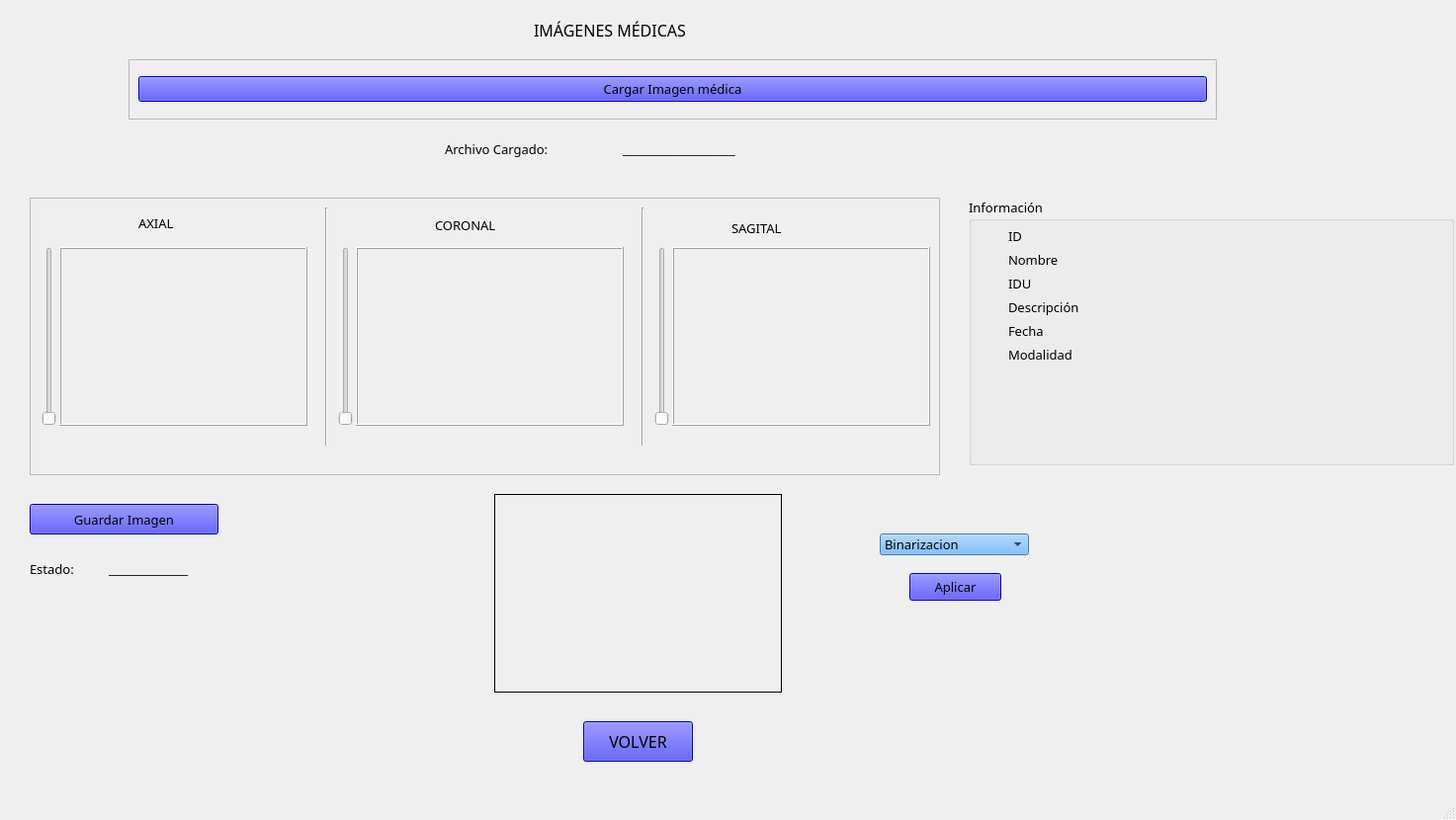
<?xml version="1.0" encoding="UTF-8"?>
<ui version="4.0">
 <class>Imagenes_mdicas</class>
 <widget class="QMainWindow" name="Imagenes_mdicas">
  <property name="geometry">
   <rect>
    <x>0</x>
    <y>0</y>
    <width>1473</width>
    <height>830</height>
   </rect>
  </property>
  <property name="windowTitle">
   <string>MainWindow</string>
  </property>
  <widget class="QWidget" name="centralwidget">
   <widget class="QFrame" name="frameCargar">
    <property name="geometry">
     <rect>
      <x>130</x>
      <y>60</y>
      <width>1101</width>
      <height>61</height>
     </rect>
    </property>
    <property name="frameShape">
     <enum>QFrame::StyledPanel</enum>
    </property>
    <property name="frameShadow">
     <enum>QFrame::Raised</enum>
    </property>
    <layout class="QHBoxLayout" name="horizontalLayout">
     <item>
      <widget class="QPushButton" name="btnCargarImagenMedica">
       <property name="font">
        <font>
         <family>Copperplate Gothic Bold</family>
         <pointsize>10</pointsize>
        </font>
       </property>
       <property name="styleSheet">
        <string notr="true">background-color: rgb(0, 0, 255);</string>
       </property>
       <property name="text">
        <string>Cargar Imagen médica</string>
       </property>
      </widget>
     </item>
    </layout>
   </widget>
   <widget class="QFrame" name="frameCortes">
    <property name="geometry">
     <rect>
      <x>30</x>
      <y>200</y>
      <width>921</width>
      <height>281</height>
     </rect>
    </property>
    <property name="frameShape">
     <enum>QFrame::StyledPanel</enum>
    </property>
    <property name="frameShadow">
     <enum>QFrame::Raised</enum>
    </property>
    <widget class="Line" name="line1">
     <property name="geometry">
      <rect>
       <x>290</x>
       <y>10</y>
       <width>20</width>
       <height>241</height>
      </rect>
     </property>
     <property name="orientation">
      <enum>Qt::Vertical</enum>
     </property>
    </widget>
    <widget class="Line" name="line2">
     <property name="geometry">
      <rect>
       <x>610</x>
       <y>10</y>
       <width>20</width>
       <height>241</height>
      </rect>
     </property>
     <property name="orientation">
      <enum>Qt::Vertical</enum>
     </property>
    </widget>
    <widget class="QLabel" name="labelAXIAL">
     <property name="geometry">
      <rect>
       <x>110</x>
       <y>10</y>
       <width>81</width>
       <height>31</height>
      </rect>
     </property>
     <property name="font">
      <font>
       <family>Copperplate Gothic Bold</family>
       <pointsize>10</pointsize>
      </font>
     </property>
     <property name="text">
      <string>AXIAL</string>
     </property>
    </widget>
    <widget class="QLabel" name="labelCORONAL">
     <property name="geometry">
      <rect>
       <x>410</x>
       <y>20</y>
       <width>101</width>
       <height>16</height>
      </rect>
     </property>
     <property name="font">
      <font>
       <family>Copperplate Gothic Bold</family>
       <pointsize>10</pointsize>
      </font>
     </property>
     <property name="text">
      <string>CORONAL</string>
     </property>
    </widget>
    <widget class="QLabel" name="labelSAGITAL">
     <property name="geometry">
      <rect>
       <x>710</x>
       <y>20</y>
       <width>111</width>
       <height>21</height>
      </rect>
     </property>
     <property name="font">
      <font>
       <family>Copperplate Gothic Bold</family>
       <pointsize>10</pointsize>
      </font>
     </property>
     <property name="text">
      <string>SAGITAL</string>
     </property>
    </widget>
    <widget class="QSlider" name="Slideraxial">
     <property name="geometry">
      <rect>
       <x>10</x>
       <y>50</y>
       <width>20</width>
       <height>181</height>
      </rect>
     </property>
     <property name="orientation">
      <enum>Qt::Vertical</enum>
     </property>
    </widget>
    <widget class="QSlider" name="Slidercoronal">
     <property name="geometry">
      <rect>
       <x>310</x>
       <y>50</y>
       <width>20</width>
       <height>181</height>
      </rect>
     </property>
     <property name="orientation">
      <enum>Qt::Vertical</enum>
     </property>
    </widget>
    <widget class="QSlider" name="Slidersagital">
     <property name="geometry">
      <rect>
       <x>630</x>
       <y>50</y>
       <width>20</width>
       <height>181</height>
      </rect>
     </property>
     <property name="orientation">
      <enum>Qt::Vertical</enum>
     </property>
    </widget>
    <widget class="QFrame" name="frameAxial">
     <property name="geometry">
      <rect>
       <x>30</x>
       <y>50</y>
       <width>251</width>
       <height>181</height>
      </rect>
     </property>
     <property name="styleSheet">
      <string notr="true">border-color: qlineargradient(spread:pad, x1:0, y1:0, x2:1, y2:0, stop:0 rgba(0, 0, 0, 255), stop:1 rgba(255, 255, 255, 255));</string>
     </property>
     <property name="frameShape">
      <enum>QFrame::Box</enum>
     </property>
     <property name="frameShadow">
      <enum>QFrame::Raised</enum>
     </property>
     <widget class="QLabel" name="lblImagenAxial">
      <property name="geometry">
       <rect>
        <x>10</x>
        <y>10</y>
        <width>231</width>
        <height>161</height>
       </rect>
      </property>
      <property name="styleSheet">
       <string notr="true">border-color: rgb(0, 0, 255);</string>
      </property>
      <property name="text">
       <string/>
      </property>
      <property name="scaledContents">
       <bool>true</bool>
      </property>
     </widget>
    </widget>
    <widget class="QFrame" name="frameCoronal">
     <property name="geometry">
      <rect>
       <x>330</x>
       <y>50</y>
       <width>271</width>
       <height>181</height>
      </rect>
     </property>
     <property name="styleSheet">
      <string notr="true">border-color: qlineargradient(spread:pad, x1:0, y1:0, x2:1, y2:0, stop:0 rgba(0, 0, 0, 255), stop:1 rgba(255, 255, 255, 255));</string>
     </property>
     <property name="frameShape">
      <enum>QFrame::Box</enum>
     </property>
     <property name="frameShadow">
      <enum>QFrame::Raised</enum>
     </property>
     <widget class="QLabel" name="lblImagenCoronal">
      <property name="geometry">
       <rect>
        <x>10</x>
        <y>10</y>
        <width>251</width>
        <height>161</height>
       </rect>
      </property>
      <property name="text">
       <string/>
      </property>
      <property name="scaledContents">
       <bool>true</bool>
      </property>
     </widget>
    </widget>
    <widget class="QFrame" name="frameSagital">
     <property name="geometry">
      <rect>
       <x>650</x>
       <y>50</y>
       <width>261</width>
       <height>181</height>
      </rect>
     </property>
     <property name="styleSheet">
      <string notr="true">border-color: qlineargradient(spread:pad, x1:0, y1:0, x2:1, y2:0, stop:0 rgba(0, 0, 0, 255), stop:1 rgba(255, 255, 255, 255));</string>
     </property>
     <property name="frameShape">
      <enum>QFrame::Box</enum>
     </property>
     <property name="frameShadow">
      <enum>QFrame::Raised</enum>
     </property>
     <widget class="QLabel" name="lblImagenSagital">
      <property name="geometry">
       <rect>
        <x>10</x>
        <y>10</y>
        <width>241</width>
        <height>161</height>
       </rect>
      </property>
      <property name="text">
       <string/>
      </property>
      <property name="scaledContents">
       <bool>true</bool>
      </property>
     </widget>
    </widget>
   </widget>
   <widget class="QLabel" name="lblTituloImagenesmedicas">
    <property name="geometry">
     <rect>
      <x>540</x>
      <y>0</y>
      <width>291</width>
      <height>61</height>
     </rect>
    </property>
    <property name="font">
     <font>
      <family>Copperplate Gothic Bold</family>
      <pointsize>12</pointsize>
     </font>
    </property>
    <property name="text">
     <string>IMÁGENES MÉDICAS</string>
    </property>
   </widget>
   <widget class="QLabel" name="lblArchivocargado">
    <property name="geometry">
     <rect>
      <x>450</x>
      <y>130</y>
      <width>181</width>
      <height>41</height>
     </rect>
    </property>
    <property name="font">
     <font>
      <family>Copperplate Gothic Bold</family>
      <pointsize>10</pointsize>
     </font>
    </property>
    <property name="text">
     <string>Archivo Cargado: </string>
    </property>
   </widget>
   <widget class="QPushButton" name="btnGuardarImagen">
    <property name="geometry">
     <rect>
      <x>30</x>
      <y>510</y>
      <width>191</width>
      <height>31</height>
     </rect>
    </property>
    <property name="font">
     <font>
      <family>Copperplate Gothic Bold</family>
      <pointsize>10</pointsize>
     </font>
    </property>
    <property name="styleSheet">
     <string notr="true">background-color: rgb(0, 0, 255);</string>
    </property>
    <property name="text">
     <string>Guardar Imagen</string>
    </property>
   </widget>
   <widget class="QLabel" name="lblEstado">
    <property name="geometry">
     <rect>
      <x>30</x>
      <y>560</y>
      <width>91</width>
      <height>31</height>
     </rect>
    </property>
    <property name="font">
     <font>
      <family>Copperplate Gothic Bold</family>
      <pointsize>10</pointsize>
     </font>
    </property>
    <property name="text">
     <string>Estado: </string>
    </property>
   </widget>
   <widget class="QLabel" name="lblrtaEstado">
    <property name="geometry">
     <rect>
      <x>110</x>
      <y>560</y>
      <width>81</width>
      <height>31</height>
     </rect>
    </property>
    <property name="text">
     <string>____________</string>
    </property>
   </widget>
   <widget class="QLabel" name="lblrtaArchivoC">
    <property name="geometry">
     <rect>
      <x>630</x>
      <y>140</y>
      <width>121</width>
      <height>21</height>
     </rect>
    </property>
    <property name="text">
     <string>_________________</string>
    </property>
   </widget>
   <widget class="QPushButton" name="btnvolverimagenes">
    <property name="geometry">
     <rect>
      <x>590</x>
      <y>730</y>
      <width>111</width>
      <height>41</height>
     </rect>
    </property>
    <property name="font">
     <font>
      <family>Copperplate Gothic Bold</family>
      <pointsize>12</pointsize>
     </font>
    </property>
    <property name="styleSheet">
     <string notr="true">background-color: rgb(0, 0, 255);</string>
    </property>
    <property name="text">
     <string>VOLVER</string>
    </property>
   </widget>
   <widget class="QGroupBox" name="groupbox_datos">
    <property name="geometry">
     <rect>
      <x>980</x>
      <y>200</y>
      <width>491</width>
      <height>271</height>
     </rect>
    </property>
    <property name="font">
     <font>
      <family>Copperplate Gothic Bold</family>
      <pointsize>10</pointsize>
     </font>
    </property>
    <property name="title">
     <string>Información</string>
    </property>
    <widget class="QWidget" name="formLayoutWidget">
     <property name="geometry">
      <rect>
       <x>40</x>
       <y>30</y>
       <width>421</width>
       <height>221</height>
      </rect>
     </property>
     <layout class="QFormLayout" name="formLayout">
      <item row="0" column="0">
       <widget class="QLabel" name="label">
        <property name="text">
         <string>ID</string>
        </property>
       </widget>
      </item>
      <item row="1" column="0">
       <widget class="QLabel" name="label_2">
        <property name="text">
         <string>Nombre</string>
        </property>
       </widget>
      </item>
      <item row="2" column="0">
       <widget class="QLabel" name="label_3">
        <property name="text">
         <string>IDU</string>
        </property>
       </widget>
      </item>
      <item row="3" column="0">
       <widget class="QLabel" name="label_4">
        <property name="text">
         <string>Descripción</string>
        </property>
       </widget>
      </item>
      <item row="4" column="0">
       <widget class="QLabel" name="label_5">
        <property name="text">
         <string>Fecha</string>
        </property>
       </widget>
      </item>
      <item row="5" column="0">
       <widget class="QLabel" name="label_6">
        <property name="text">
         <string>Modalidad</string>
        </property>
       </widget>
      </item>
      <item row="0" column="1">
       <widget class="QLabel" name="lbl_IDpaciente">
        <property name="text">
         <string/>
        </property>
       </widget>
      </item>
      <item row="1" column="1">
       <widget class="QLabel" name="lbl_nombre">
        <property name="text">
         <string/>
        </property>
       </widget>
      </item>
      <item row="2" column="1">
       <widget class="QLabel" name="lbl_IDU">
        <property name="text">
         <string/>
        </property>
       </widget>
      </item>
      <item row="3" column="1">
       <widget class="QLabel" name="lbl_desc">
        <property name="text">
         <string/>
        </property>
       </widget>
      </item>
      <item row="4" column="1">
       <widget class="QLabel" name="lbl_fecha">
        <property name="text">
         <string/>
        </property>
       </widget>
      </item>
      <item row="5" column="1">
       <widget class="QLabel" name="lbl_mod">
        <property name="text">
         <string/>
        </property>
       </widget>
      </item>
     </layout>
    </widget>
   </widget>
   <widget class="QLabel" name="lbl_jpgpng">
    <property name="geometry">
     <rect>
      <x>500</x>
      <y>500</y>
      <width>291</width>
      <height>201</height>
     </rect>
    </property>
    <property name="frameShape">
     <enum>QFrame::Box</enum>
    </property>
    <property name="text">
     <string/>
    </property>
    <property name="scaledContents">
     <bool>true</bool>
    </property>
   </widget>
   <widget class="QPushButton" name="but_jpgpng">
    <property name="geometry">
     <rect>
      <x>920</x>
      <y>580</y>
      <width>93</width>
      <height>28</height>
     </rect>
    </property>
    <property name="font">
     <font>
      <family>Copperplate Gothic Bold</family>
      <pointsize>10</pointsize>
     </font>
    </property>
    <property name="styleSheet">
     <string notr="true">background-color: rgb(0, 0, 255);</string>
    </property>
    <property name="text">
     <string>Aplicar</string>
    </property>
   </widget>
   <widget class="QComboBox" name="boxprocesamiento_jpgpng">
    <property name="geometry">
     <rect>
      <x>890</x>
      <y>540</y>
      <width>151</width>
      <height>22</height>
     </rect>
    </property>
    <property name="font">
     <font>
      <family>Copperplate Gothic Bold</family>
      <pointsize>10</pointsize>
     </font>
    </property>
    <property name="styleSheet">
     <string notr="true">background-color: rgb(85, 170, 255);</string>
    </property>
    <item>
     <property name="text">
      <string>Binarizacion</string>
     </property>
    </item>
    <item>
     <property name="text">
      <string>Normalizado</string>
     </property>
    </item>
    <item>
     <property name="text">
      <string>Filtrado</string>
     </property>
    </item>
    <item>
     <property name="text">
      <string>Umbralización</string>
     </property>
    </item>
    <item>
     <property name="text">
      <string>Dilatación</string>
     </property>
    </item>
    <item>
     <property name="text">
      <string>Detección de bordes</string>
     </property>
    </item>
   </widget>
  </widget>
  <widget class="QMenuBar" name="menubar">
   <property name="geometry">
    <rect>
     <x>0</x>
     <y>0</y>
     <width>1473</width>
     <height>26</height>
    </rect>
   </property>
  </widget>
  <widget class="QStatusBar" name="statusbar"/>
 </widget>
 <resources/>
 <connections/>
</ui>
